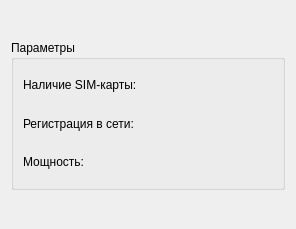
<?xml version="1.0" encoding="UTF-8"?>
<ui version="4.0">
 <class>Widget</class>
 <widget class="QWidget" name="Widget">
  <property name="geometry">
   <rect>
    <x>0</x>
    <y>0</y>
    <width>296</width>
    <height>229</height>
   </rect>
  </property>
  <property name="windowTitle">
   <string>Widget</string>
  </property>
  <layout class="QGridLayout" name="gridLayout_2" rowstretch="1,3,1" rowminimumheight="1,150,1">
   <item row="1" column="0">
    <widget class="QGroupBox" name="groupBox">
     <property name="maximumSize">
      <size>
       <width>16777215</width>
       <height>150</height>
      </size>
     </property>
     <property name="title">
      <string>Параметры</string>
     </property>
     <layout class="QGridLayout" name="gridLayout">
      <item row="2" column="1">
       <widget class="SignalPowerWidget" name="SiganlPowerIndicator" native="true"/>
      </item>
      <item row="0" column="0">
       <widget class="QLabel" name="label">
        <property name="text">
         <string>Наличие SIM-карты:</string>
        </property>
       </widget>
      </item>
      <item row="1" column="1">
       <widget class="LedIndicator" name="networkAvalableLed" native="true"/>
      </item>
      <item row="2" column="0">
       <widget class="QLabel" name="label_3">
        <property name="text">
         <string>Мощность:</string>
        </property>
       </widget>
      </item>
      <item row="0" column="1">
       <widget class="LedIndicator" name="simAvailableLed" native="true"/>
      </item>
      <item row="1" column="0">
       <widget class="QLabel" name="label_2">
        <property name="text">
         <string>Регистрация в сети:</string>
        </property>
       </widget>
      </item>
     </layout>
    </widget>
   </item>
   <item row="0" column="0">
    <widget class="SerialPortWidget" name="serialPortWidget" native="true">
     <property name="maximumSize">
      <size>
       <width>16777215</width>
       <height>40</height>
      </size>
     </property>
    </widget>
   </item>
   <item row="2" column="0">
    <widget class="SpoilerLogWidget" name="logWidget" native="true"/>
   </item>
  </layout>
 </widget>
 <customwidgets>
  <customwidget>
   <class>SerialPortWidget</class>
   <extends>QWidget</extends>
   <header>SerialPortWidget.h</header>
   <container>1</container>
  </customwidget>
  <customwidget>
   <class>LedIndicator</class>
   <extends>QWidget</extends>
   <header>LedIndicator.h</header>
   <container>1</container>
  </customwidget>
  <customwidget>
   <class>SignalPowerWidget</class>
   <extends>QWidget</extends>
   <header>SignalPowerWidget.h</header>
   <container>1</container>
  </customwidget>
  <customwidget>
   <class>SpoilerLogWidget</class>
   <extends>QWidget</extends>
   <header>SpoilerLogWidget.h</header>
   <container>1</container>
  </customwidget>
 </customwidgets>
 <resources/>
 <connections/>
</ui>
